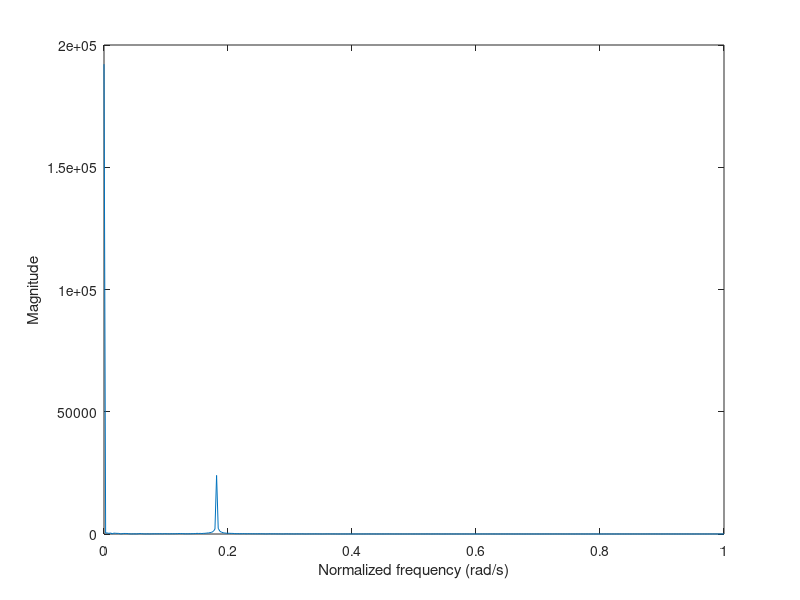

MATLAB code for this plot: (Note: this script raises an error after producing the figure.)
load homework_if;
testrow = homework_if(1,:);
Fs = 2*pi;
Ts = 1/Fs;
L = 760;
%t = (0:L-1)*Ts;

ffttestrow = fft(testrow);
P2 = abs(ffttestrow);
P1 = P2(1:L/2+1);
P1(2:end-1) = P1(2:end-1);
fn1 = Fs*(0:(L/2))/L;
figure(2);
plot(fn1/pi,P1);
xlabel('Normalized frequency (rad/s)');
ylabel('Magnitude');
h = win_fourier(51,4,[0.1 0.3], 2);
% 
% h1 = h(1:L);
% h1(2:end-1) = h1(2:end-1);
% h1fft = fft(h1);
% filtresult = P1.*h1fft;
% figure(3);
% plot(fn1/pi, abs(fft(h)));
% figure(4);
% plot(fn1/pi, P1);
% figure(5);
% plot(fn1/pi, abs(filtresult));
result = zeros(size(homework_if));
for n=1:size(homework_if,1)
homeworkifdenoise = conv(homework_if(n,1:end),h,'same');
result(n,:)= homeworkifdenoise;
end
figure(7);
imshow(result,[]);
%filtresult2 = abs(filtresult);
%filtresult1 = filtresult2(1:L/2+1);
%filtresult1(2:end-1)=2*filtresult1(2:end-1);
%plot(fn1/pi,filtresult1);

%homeworkfixed = conv(homework_if(h,'same');